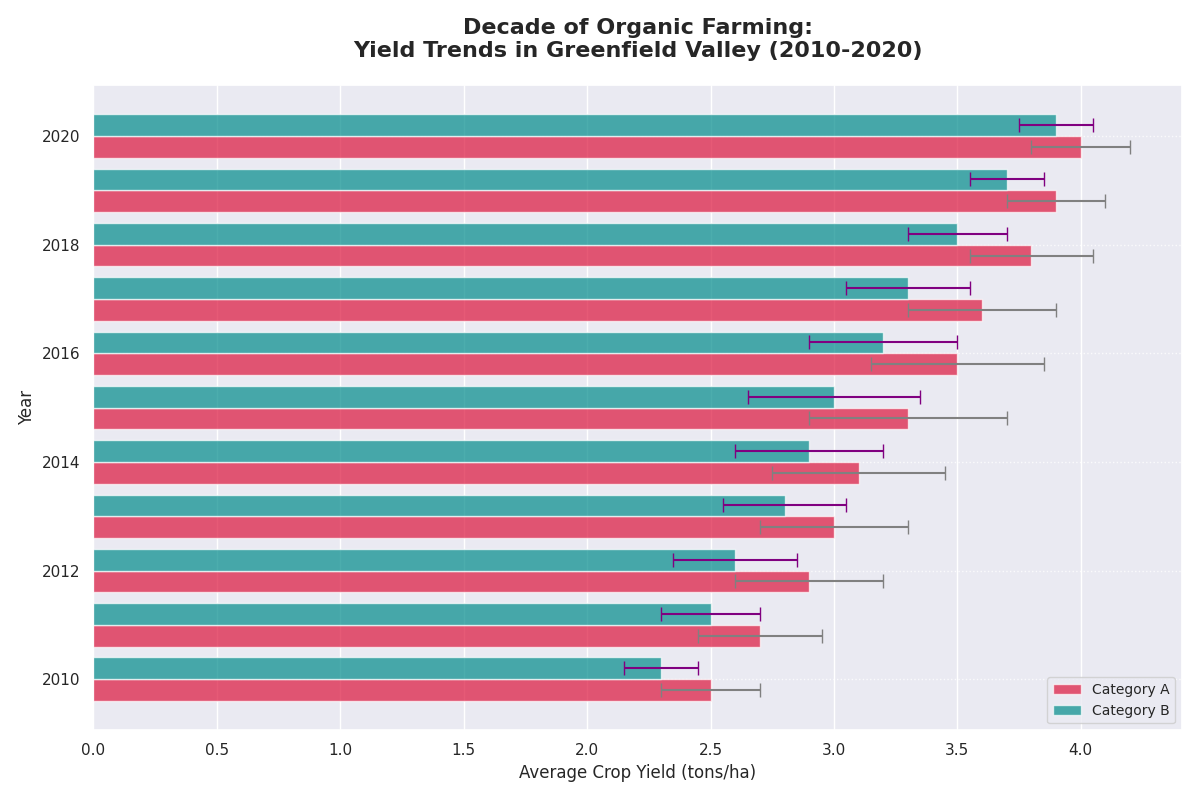

Write Python code to recreate this figure.
import matplotlib.pyplot as plt
import numpy as np

years = np.arange(2010, 2021)

average_yields_A = np.array([2.5, 2.7, 2.9, 3.0, 3.1, 3.3, 3.5, 3.6, 3.8, 3.9, 4.0])
average_yields_B = np.array([2.3, 2.5, 2.6, 2.8, 2.9, 3.0, 3.2, 3.3, 3.5, 3.7, 3.9])
error_margins_A = np.array([0.2, 0.25, 0.3, 0.3, 0.35, 0.4, 0.35, 0.3, 0.25, 0.2, 0.2])
error_margins_B = np.array([0.15, 0.2, 0.25, 0.25, 0.3, 0.35, 0.3, 0.25, 0.2, 0.15, 0.15])

plt.figure(figsize=(12, 8))
plt.barh(
    years - 0.2, 
    average_yields_A, 
    xerr=error_margins_A, 
    height=0.4, 
    capsize=5, 
    color='crimson', 
    ecolor='gray', 
    alpha=0.7,
    label='Category A'
)
plt.barh(
    years + 0.2, 
    average_yields_B, 
    xerr=error_margins_B, 
    height=0.4, 
    capsize=5, 
    color='darkcyan', 
    ecolor='purple', 
    alpha=0.7,
    label='Category B'
)

plt.title('Decade of Organic Farming:\nYield Trends in Greenfield Valley (2010-2020)', fontsize=16, fontweight='bold', pad=20)
plt.ylabel('Year', fontsize=12)
plt.xlabel('Average Crop Yield (tons/ha)', fontsize=12)

plt.grid(linestyle=':', alpha=0.8, axis='y')
plt.legend(loc='lower right', fontsize=10)

plt.tight_layout()
plt.show()
